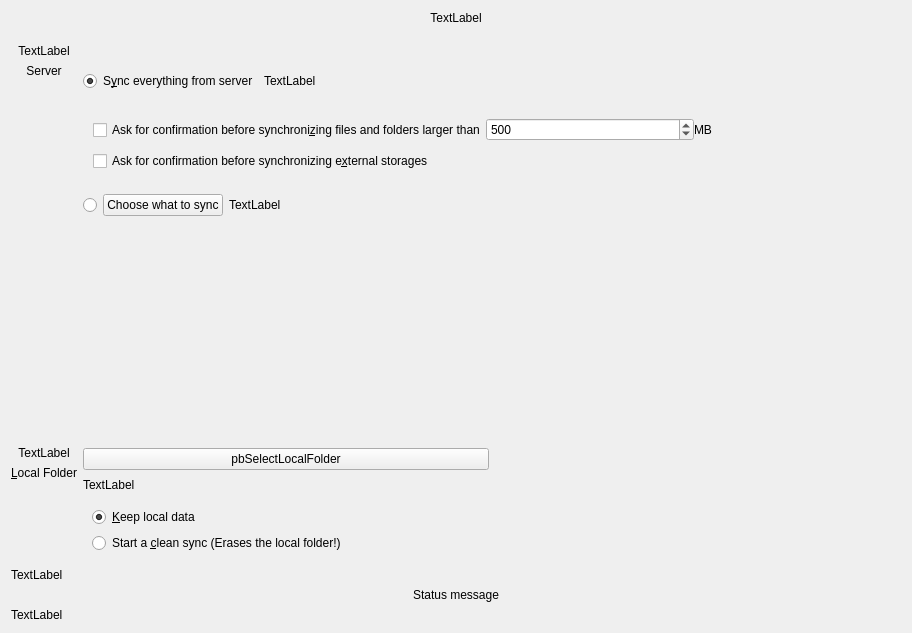
<?xml version="1.0" encoding="UTF-8"?>
<ui version="4.0">
 <class>OwncloudAdvancedSetupPage</class>
 <widget class="QWidget" name="OwncloudAdvancedSetupPage">
  <property name="geometry">
   <rect>
    <x>0</x>
    <y>0</y>
    <width>912</width>
    <height>633</height>
   </rect>
  </property>
  <property name="sizePolicy">
   <sizepolicy hsizetype="Maximum" vsizetype="Maximum">
    <horstretch>0</horstretch>
    <verstretch>0</verstretch>
   </sizepolicy>
  </property>
  <property name="windowTitle">
   <string notr="true">Form</string>
  </property>
  <layout class="QVBoxLayout" name="verticalLayout_4">
   <item>
    <widget class="QLabel" name="topLabel">
     <property name="sizePolicy">
      <sizepolicy hsizetype="Preferred" vsizetype="Fixed">
       <horstretch>0</horstretch>
       <verstretch>0</verstretch>
      </sizepolicy>
     </property>
     <property name="text">
      <string notr="true">TextLabel</string>
     </property>
     <property name="textFormat">
      <enum>Qt::RichText</enum>
     </property>
     <property name="alignment">
      <set>Qt::AlignCenter</set>
     </property>
     <property name="wordWrap">
      <bool>true</bool>
     </property>
    </widget>
   </item>
   <item>
    <spacer name="verticalSpacer_2">
     <property name="orientation">
      <enum>Qt::Vertical</enum>
     </property>
     <property name="sizeType">
      <enum>QSizePolicy::Fixed</enum>
     </property>
     <property name="sizeHint" stdset="0">
      <size>
       <width>20</width>
       <height>13</height>
      </size>
     </property>
    </spacer>
   </item>
   <item>
    <layout class="QGridLayout" name="gridLayout">
     <item row="2" column="2">
      <spacer name="horizontalSpacer_2">
       <property name="orientation">
        <enum>Qt::Horizontal</enum>
       </property>
       <property name="sizeHint" stdset="0">
        <size>
         <width>40</width>
         <height>20</height>
        </size>
       </property>
      </spacer>
     </item>
     <item row="0" column="1" colspan="2">
      <widget class="QWidget" name="widget" native="true">
       <layout class="QVBoxLayout" name="verticalLayout">
        <property name="leftMargin">
         <number>0</number>
        </property>
        <property name="rightMargin">
         <number>0</number>
        </property>
        <item>
         <layout class="QHBoxLayout" name="horizontalLayout_2">
          <item>
           <widget class="QRadioButton" name="rSyncEverything">
            <property name="text">
             <string>S&amp;ync everything from server</string>
            </property>
            <property name="checked">
             <bool>true</bool>
            </property>
           </widget>
          </item>
          <item>
           <widget class="QLabel" name="lSyncEverythingSizeLabel">
            <property name="text">
             <string notr="true">TextLabel</string>
            </property>
            <property name="textFormat">
             <enum>Qt::PlainText</enum>
            </property>
           </widget>
          </item>
          <item>
           <spacer name="horizontalSpacer_3">
            <property name="orientation">
             <enum>Qt::Horizontal</enum>
            </property>
            <property name="sizeHint" stdset="0">
             <size>
              <width>40</width>
              <height>20</height>
             </size>
            </property>
           </spacer>
          </item>
         </layout>
        </item>
        <item>
         <layout class="QGridLayout" name="gridLayout_2">
          <property name="horizontalSpacing">
           <number>0</number>
          </property>
          <item row="0" column="0">
           <spacer name="horizontalSpacer_4">
            <property name="orientation">
             <enum>Qt::Horizontal</enum>
            </property>
            <property name="sizeType">
             <enum>QSizePolicy::Minimum</enum>
            </property>
            <property name="sizeHint" stdset="0">
             <size>
              <width>10</width>
              <height>20</height>
             </size>
            </property>
           </spacer>
          </item>
          <item row="0" column="1">
           <layout class="QHBoxLayout" name="horizontalLayout_3">
            <item>
             <widget class="QCheckBox" name="confCheckBoxSize">
              <property name="text">
               <string>Ask for confirmation before synchroni&amp;zing files and folders larger than</string>
              </property>
             </widget>
            </item>
            <item>
             <widget class="QSpinBox" name="confSpinBox">
              <property name="maximum">
               <number>999999</number>
              </property>
              <property name="value">
               <number>500</number>
              </property>
             </widget>
            </item>
            <item>
             <widget class="QLabel" name="confTraillingSizeLabel">
              <property name="text">
               <string extracomment="Trailing part of &quot;Ask confirmation before syncing folder larger than&quot; ">MB</string>
              </property>
             </widget>
            </item>
           </layout>
          </item>
          <item row="1" column="1">
           <widget class="QCheckBox" name="confCheckBoxExternal">
            <property name="text">
             <string>Ask for confirmation before synchronizing e&amp;xternal storages</string>
            </property>
           </widget>
          </item>
         </layout>
        </item>
        <item>
         <layout class="QHBoxLayout" name="horizontalLayout">
          <item>
           <widget class="QRadioButton" name="rSelectiveSync">
            <property name="sizePolicy">
             <sizepolicy hsizetype="Minimum" vsizetype="Minimum">
              <horstretch>0</horstretch>
              <verstretch>0</verstretch>
             </sizepolicy>
            </property>
            <property name="text">
             <string/>
            </property>
           </widget>
          </item>
          <item>
           <widget class="QPushButton" name="bSelectiveSync">
            <property name="text">
             <string>Choose what to sync</string>
            </property>
           </widget>
          </item>
          <item>
           <widget class="QLabel" name="lSelectiveSyncSizeLabel">
            <property name="text">
             <string notr="true">TextLabel</string>
            </property>
            <property name="textFormat">
             <enum>Qt::PlainText</enum>
            </property>
           </widget>
          </item>
          <item>
           <spacer name="horizontalSpacer">
            <property name="orientation">
             <enum>Qt::Horizontal</enum>
            </property>
            <property name="sizeHint" stdset="0">
             <size>
              <width>40</width>
              <height>20</height>
             </size>
            </property>
           </spacer>
          </item>
         </layout>
        </item>
       </layout>
      </widget>
     </item>
     <item row="2" column="0" rowspan="4">
      <layout class="QVBoxLayout" name="verticalLayout_3">
       <item>
        <widget class="QLabel" name="lLocalIcon">
         <property name="text">
          <string notr="true">TextLabel</string>
         </property>
         <property name="alignment">
          <set>Qt::AlignCenter</set>
         </property>
        </widget>
       </item>
       <item>
        <widget class="QLabel" name="lLocal">
         <property name="sizePolicy">
          <sizepolicy hsizetype="Minimum" vsizetype="Preferred">
           <horstretch>0</horstretch>
           <verstretch>0</verstretch>
          </sizepolicy>
         </property>
         <property name="text">
          <string>&amp;Local Folder</string>
         </property>
         <property name="alignment">
          <set>Qt::AlignCenter</set>
         </property>
         <property name="buddy">
          <cstring>pbSelectLocalFolder</cstring>
         </property>
        </widget>
       </item>
       <item>
        <spacer name="verticalSpacer_4">
         <property name="orientation">
          <enum>Qt::Vertical</enum>
         </property>
         <property name="sizeHint" stdset="0">
          <size>
           <width>20</width>
           <height>40</height>
          </size>
         </property>
        </spacer>
       </item>
      </layout>
     </item>
     <item row="2" column="1" rowspan="2">
      <widget class="QPushButton" name="pbSelectLocalFolder">
       <property name="sizePolicy">
        <sizepolicy hsizetype="MinimumExpanding" vsizetype="Fixed">
         <horstretch>0</horstretch>
         <verstretch>0</verstretch>
        </sizepolicy>
       </property>
       <property name="text">
        <string notr="true">pbSelectLocalFolder</string>
       </property>
      </widget>
     </item>
     <item row="0" column="0">
      <layout class="QVBoxLayout" name="verticalLayout_2">
       <item>
        <widget class="QLabel" name="lServerIcon">
         <property name="text">
          <string notr="true">TextLabel</string>
         </property>
         <property name="alignment">
          <set>Qt::AlignCenter</set>
         </property>
        </widget>
       </item>
       <item>
        <widget class="QLabel" name="lServer">
         <property name="text">
          <string>Server</string>
         </property>
         <property name="alignment">
          <set>Qt::AlignCenter</set>
         </property>
        </widget>
       </item>
       <item>
        <spacer name="verticalSpacer_3">
         <property name="orientation">
          <enum>Qt::Vertical</enum>
         </property>
         <property name="sizeHint" stdset="0">
          <size>
           <width>20</width>
           <height>40</height>
          </size>
         </property>
        </spacer>
       </item>
      </layout>
     </item>
     <item row="5" column="1" colspan="2">
      <widget class="QWidget" name="resolutionWidget" native="true">
       <property name="sizePolicy">
        <sizepolicy hsizetype="Preferred" vsizetype="Fixed">
         <horstretch>0</horstretch>
         <verstretch>0</verstretch>
        </sizepolicy>
       </property>
       <layout class="QFormLayout" name="formLayout_2">
        <property name="sizeConstraint">
         <enum>QLayout::SetMinimumSize</enum>
        </property>
        <property name="fieldGrowthPolicy">
         <enum>QFormLayout::ExpandingFieldsGrow</enum>
        </property>
        <item row="1" column="0" colspan="2">
         <widget class="QRadioButton" name="radioButton">
          <property name="text">
           <string>&amp;Keep local data</string>
          </property>
          <property name="checked">
           <bool>true</bool>
          </property>
         </widget>
        </item>
        <item row="2" column="0" colspan="2">
         <widget class="QRadioButton" name="cbSyncFromScratch">
          <property name="toolTip">
           <string>&lt;html&gt;&lt;head/&gt;&lt;body&gt;&lt;p&gt;If this box is checked, existing content in the local folder will be erased to start a clean sync from the server.&lt;/p&gt;&lt;p&gt;Do not check this if the local content should be uploaded to the servers folder.&lt;/p&gt;&lt;/body&gt;&lt;/html&gt;</string>
          </property>
          <property name="text">
           <string>Start a &amp;clean sync (Erases the local folder!)</string>
          </property>
          <property name="checkable">
           <bool>true</bool>
          </property>
         </widget>
        </item>
       </layout>
      </widget>
     </item>
     <item row="1" column="1">
      <spacer name="verticalSpacer">
       <property name="orientation">
        <enum>Qt::Vertical</enum>
       </property>
       <property name="sizeType">
        <enum>QSizePolicy::MinimumExpanding</enum>
       </property>
       <property name="sizeHint" stdset="0">
        <size>
         <width>20</width>
         <height>40</height>
        </size>
       </property>
      </spacer>
     </item>
     <item row="4" column="1">
      <widget class="QLabel" name="lFreeSpace">
       <property name="text">
        <string notr="true">TextLabel</string>
       </property>
      </widget>
     </item>
    </layout>
   </item>
   <item>
    <widget class="QLabel" name="errorLabel">
     <property name="text">
      <string notr="true">TextLabel</string>
     </property>
    </widget>
   </item>
   <item>
    <widget class="QLabel" name="syncModeLabel">
     <property name="text">
      <string notr="true">Status message</string>
     </property>
     <property name="textFormat">
      <enum>Qt::RichText</enum>
     </property>
     <property name="alignment">
      <set>Qt::AlignCenter</set>
     </property>
     <property name="wordWrap">
      <bool>true</bool>
     </property>
    </widget>
   </item>
   <item>
    <layout class="QHBoxLayout" name="resultLayout"/>
   </item>
   <item>
    <widget class="QLabel" name="bottomLabel">
     <property name="text">
      <string notr="true">TextLabel</string>
     </property>
     <property name="textFormat">
      <enum>Qt::RichText</enum>
     </property>
    </widget>
   </item>
  </layout>
 </widget>
 <resources/>
 <connections>
  <connection>
   <sender>rSyncEverything</sender>
   <signal>toggled(bool)</signal>
   <receiver>confCheckBoxSize</receiver>
   <slot>setEnabled(bool)</slot>
   <hints>
    <hint type="sourcelabel">
     <x>217</x>
     <y>78</y>
    </hint>
    <hint type="destinationlabel">
     <x>298</x>
     <y>126</y>
    </hint>
   </hints>
  </connection>
  <connection>
   <sender>rSyncEverything</sender>
   <signal>toggled(bool)</signal>
   <receiver>confSpinBox</receiver>
   <slot>setEnabled(bool)</slot>
   <hints>
    <hint type="sourcelabel">
     <x>311</x>
     <y>83</y>
    </hint>
    <hint type="destinationlabel">
     <x>952</x>
     <y>134</y>
    </hint>
   </hints>
  </connection>
  <connection>
   <sender>rSyncEverything</sender>
   <signal>toggled(bool)</signal>
   <receiver>confTraillingSizeLabel</receiver>
   <slot>setEnabled(bool)</slot>
   <hints>
    <hint type="sourcelabel">
     <x>277</x>
     <y>76</y>
    </hint>
    <hint type="destinationlabel">
     <x>1076</x>
     <y>136</y>
    </hint>
   </hints>
  </connection>
  <connection>
   <sender>rSyncEverything</sender>
   <signal>toggled(bool)</signal>
   <receiver>confCheckBoxExternal</receiver>
   <slot>setEnabled(bool)</slot>
   <hints>
    <hint type="sourcelabel">
     <x>181</x>
     <y>78</y>
    </hint>
    <hint type="destinationlabel">
     <x>382</x>
     <y>174</y>
    </hint>
   </hints>
  </connection>
 </connections>
</ui>
